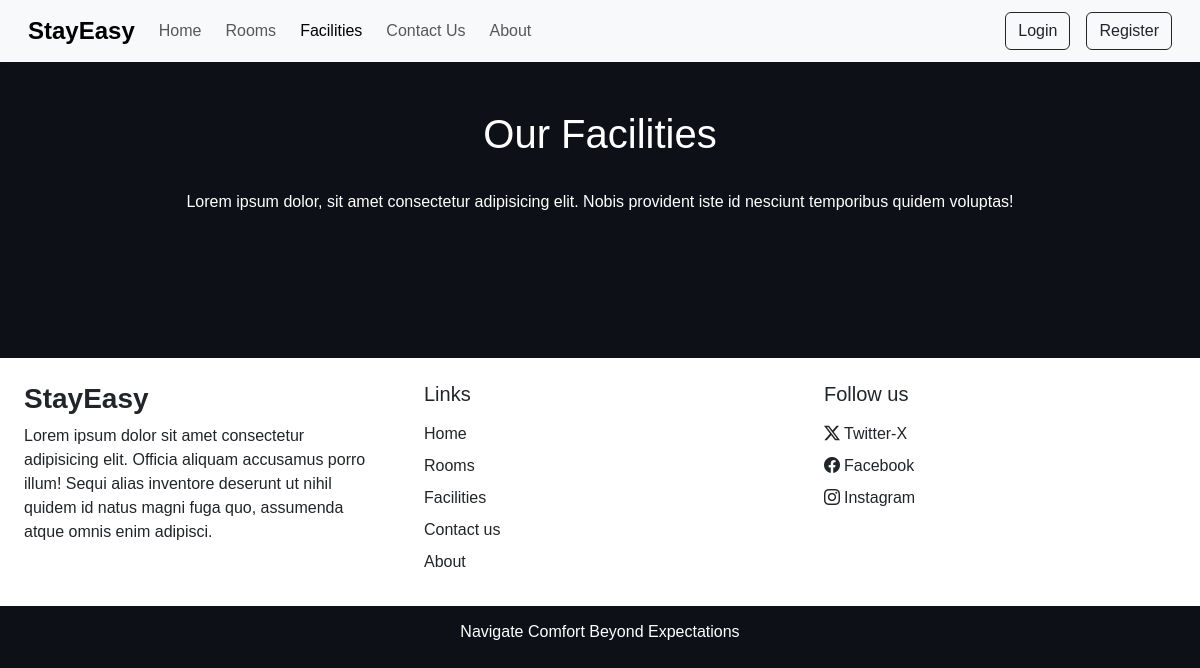
/facilities.php, run on an earlier commit of the app's database.
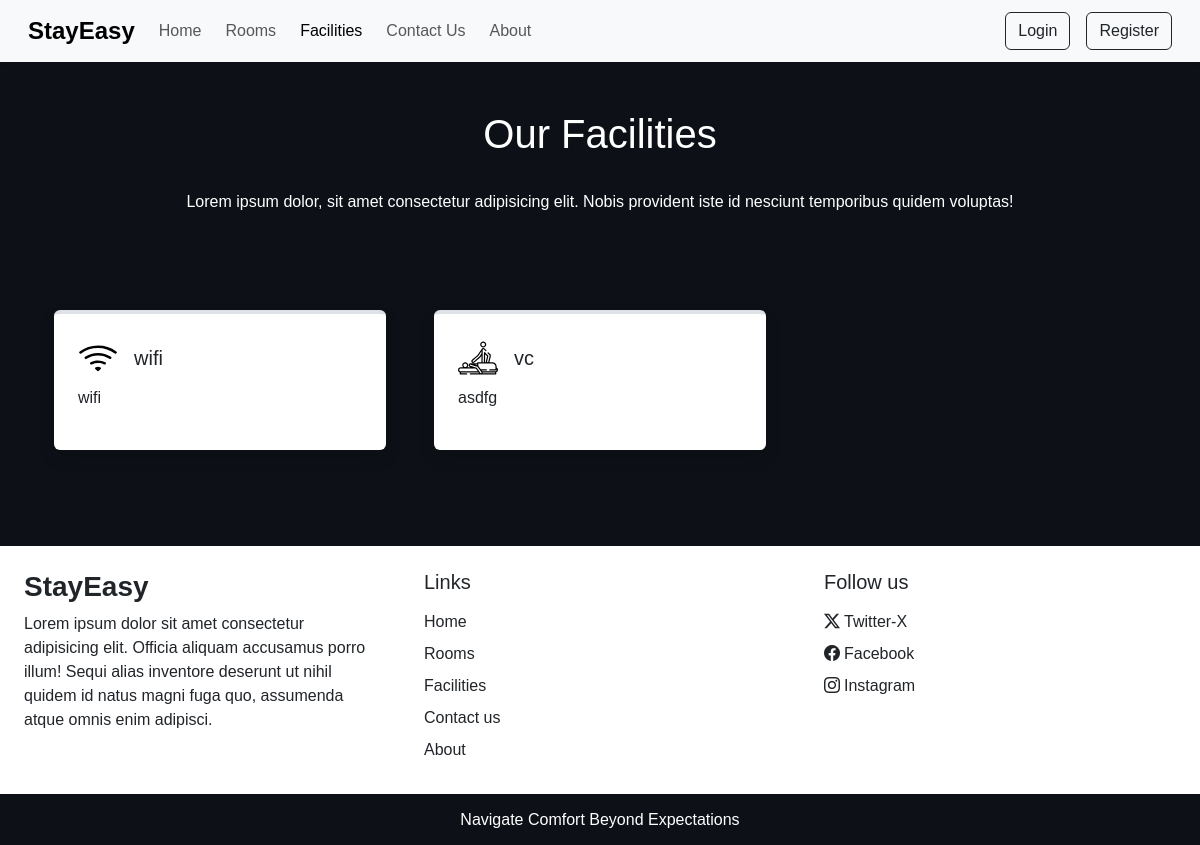
And on a later commit of the database.
### tables this page shows
CREATE TABLE `facilities` (
  `id` int(10) NOT NULL,
  `icon` varchar(100) NOT NULL,
  `name` varchar(30) NOT NULL,
  `description` varchar(250) NOT NULL
);

### admin/inc/db_config.php (called while the page is built, shortened)
<?php
    function selectAll($table)
    {
        $con = $GLOBALS['con'];
        $res = mysqli_query($con,"SELECT * FROM $table");
        return $res;
    }
?>

### facilities.php (the view, shortened to what this page needs)
<!DOCTYPE html>
<html lang="en">
<head>
    <?php require('inc/links.php')?>
<link rel="stylesheet" href="https://cdn.jsdelivr.net/npm/swiper@11/swiper-bundle.min.css" />
</head>
<body style="background-color:#0D1117;">
    <?php require('inc/header.php');?>
    <div class="my-5 px-4">
    <h1 class="text-center raleway-font text-white">Our Facilities</h1>
    <div class="h-line width-50 mt-2">
        <p class="text-center mt-2 text-white "><br>
            Lorem ipsum dolor, sit amet consectetur adipisicing elit. Nobis provident iste id nesciunt temporibus quidem voluptas!
        </p>
    </div>
</div><br><br>
    <div class="container">
        <div class="row">
            <?php
                $res = selectAll('facilities');
                $path = FACILITIES_IMG_PATH;
                while($row = mysqli_fetch_assoc($res))
                {
                    echo <<<data
                    <div class="col-lg-4 col-md-6 mb-5 px-4">
                        <div class="bg-white rounded shadow p-4 border-top border-4 pop">
                            <div class="d-flex align-items-center mb-2">
                                <img src="$path$row[icon]" width="40px">
                                <h5 class="m-0 ms-3">$row[name]</h5>
                            </div>
                            <p>$row[description]</p>
                        </div>
                    </div>
                    data;
                }
                ?>
        </div>
    </div>
    <?php require('inc/footer.php');?>
</body>
</html>

What changed in the data, as far as the page shows it:
added facilities: icon (picture), name "wifi", description "wifi"
added facilities: icon (picture), name "vc", description "asdfg"
